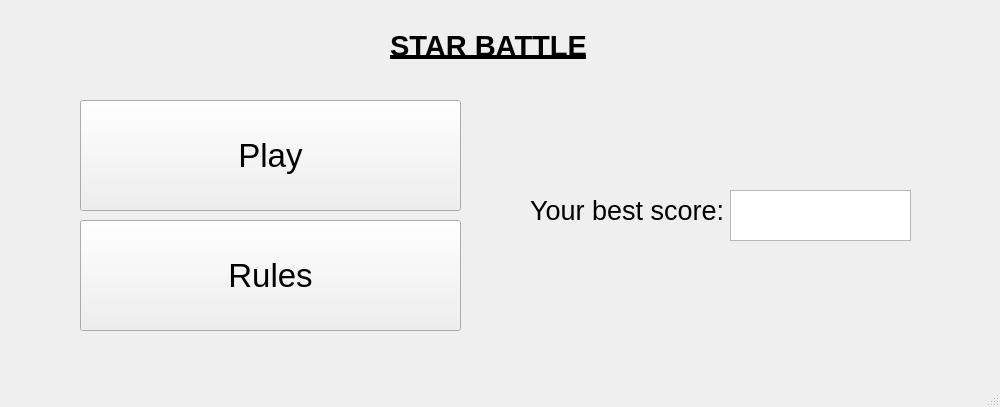
<?xml version="1.0" encoding="UTF-8"?>
<ui version="4.0">
 <class>MainWindow</class>
 <widget class="QMainWindow" name="MainWindow">
  <property name="geometry">
   <rect>
    <x>0</x>
    <y>0</y>
    <width>1000</width>
    <height>407</height>
   </rect>
  </property>
  <property name="windowTitle">
   <string>MainWindow</string>
  </property>
  <widget class="QWidget" name="centralwidget">
   <widget class="QPushButton" name="play">
    <property name="geometry">
     <rect>
      <x>80</x>
      <y>100</y>
      <width>381</width>
      <height>111</height>
     </rect>
    </property>
    <property name="font">
     <font>
      <pointsize>25</pointsize>
     </font>
    </property>
    <property name="text">
     <string>Play</string>
    </property>
   </widget>
   <widget class="QLabel" name="label">
    <property name="geometry">
     <rect>
      <x>390</x>
      <y>0</y>
      <width>201</width>
      <height>91</height>
     </rect>
    </property>
    <property name="font">
     <font>
      <pointsize>22</pointsize>
      <weight>75</weight>
      <italic>false</italic>
      <bold>true</bold>
      <underline>true</underline>
      <strikeout>false</strikeout>
      <kerning>true</kerning>
     </font>
    </property>
    <property name="text">
     <string>STAR BATTLE</string>
    </property>
   </widget>
   <widget class="QPushButton" name="rules">
    <property name="geometry">
     <rect>
      <x>80</x>
      <y>220</y>
      <width>381</width>
      <height>111</height>
     </rect>
    </property>
    <property name="font">
     <font>
      <pointsize>25</pointsize>
     </font>
    </property>
    <property name="text">
     <string>Rules</string>
    </property>
   </widget>
   <widget class="QLabel" name="label_2">
    <property name="geometry">
     <rect>
      <x>530</x>
      <y>150</y>
      <width>201</width>
      <height>121</height>
     </rect>
    </property>
    <property name="font">
     <font>
      <pointsize>20</pointsize>
     </font>
    </property>
    <property name="text">
     <string>Your best score: </string>
    </property>
   </widget>
   <widget class="QTextBrowser" name="print_text">
    <property name="geometry">
     <rect>
      <x>730</x>
      <y>190</y>
      <width>181</width>
      <height>51</height>
     </rect>
    </property>
    <property name="font">
     <font>
      <pointsize>20</pointsize>
     </font>
    </property>
   </widget>
  </widget>
  <widget class="QMenuBar" name="menubar">
   <property name="geometry">
    <rect>
     <x>0</x>
     <y>0</y>
     <width>1000</width>
     <height>21</height>
    </rect>
   </property>
  </widget>
  <widget class="QStatusBar" name="statusbar"/>
 </widget>
 <resources/>
 <connections/>
</ui>
